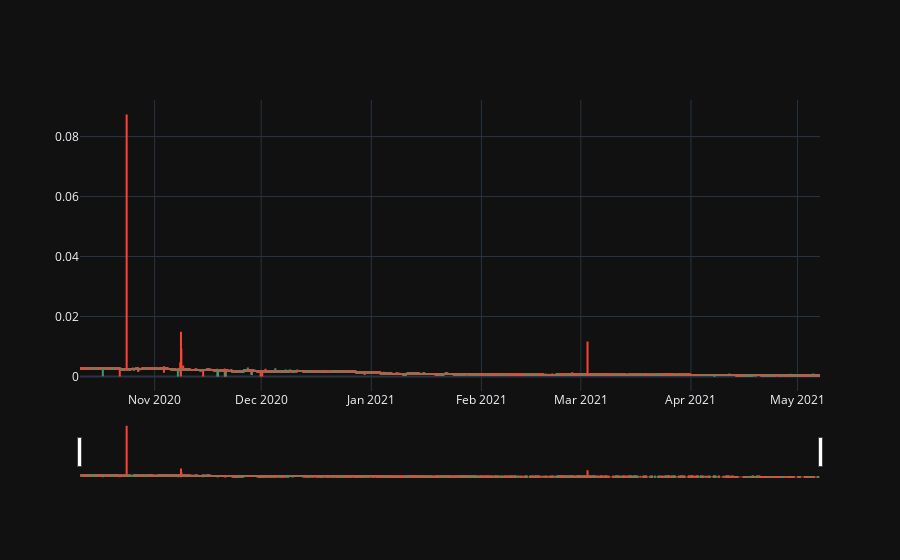

Notebook cell for this chart:
### Code cell
import plotly.graph_objects as go

import pandas as pd
from datetime import datetime


fig = go.Figure(data=[go.Candlestick(x=df['timeInterval'],
                open=df['open_price'],
                high=df['maximum_price'],
                low=df['minimum_price'],
                close=df['close_price'])])

fig.update_layout(
    colorway=["#000000", "#000000"],
    template="plotly_dark",
)

### Figure 1 — Plotly figure (JSON) as saved in the notebook; plotly's stock layout.template omitted (floating-point values rounded to 4 significant figures; data arrays with more than 128 entries replaced by an {"elided": "..."} marker saying what was removed)
{"data": [{"close": {"elided": "10000 str values"}, "high": {"elided": "10000 float values"}, "low": {"elided": "10000 float values"}, "open": {"elided": "10000 str values"}, "type": "candlestick", "x": {"elided": "10000 str values"}}], "layout": {"colorway": ["#000000", "#000000"]}}
